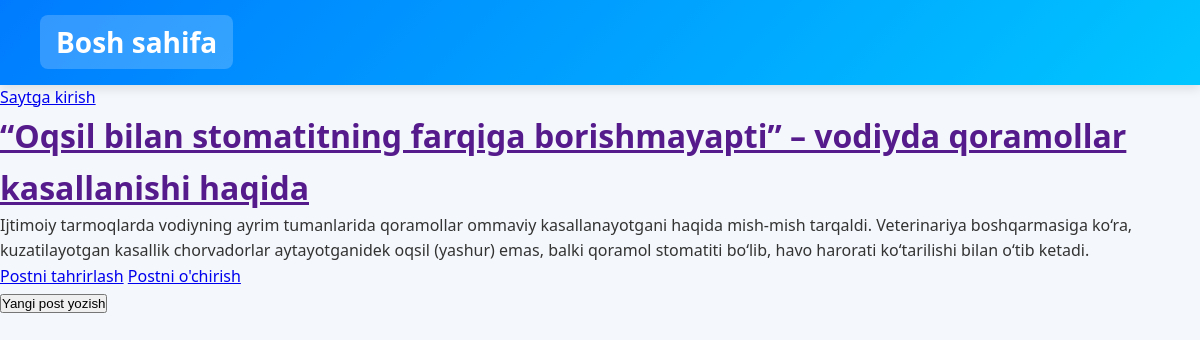
The page /post/8/ on the database its author committed.
### blog/models.py (models this page shows, shortened)
class Post(models.Model):
    title=models.CharField(max_length=200)
    author=models.ForeignKey(
        'auth.User',
        on_delete=models.CASCADE
    )
    body=models.TextField()

### blog/views.py (the view)
# urls.py: path('post/<int:pk>/',BlogDetailView.as_view(),name='post_detail'),
class BlogDetailView(DetailView):
    model=Post
    template_name="post_detail.html"

### templates/post_detail.html
{% extends 'base.html' %}
 {% block content %}
    <div class="post-entry">
        <h1><a href="">{{post.title}}</a></h1>
        <p>{{post.body }}</p>
    </div>
    <a href="{% url 'post_edit' post.pk %}">Postni tahrirlash</a>
    <a href="{% url 'post_delete' post.pk %}">Postni o'chirish</a>
{% endblock content %}

### static/css/base.css (style rules this page uses)
* { margin: 0; padding: 0; box-sizing: border-box; }
body { font-family: 'Segoe UI', Tahoma, sans-serif; background: #f4f7fb; color: #333; line-height: 1.6; }

### rows shown on the page
Post: title "“Oqsil bilan stomatitning farqiga borishmayapti” – vodiyda qoramollar kasallanishi haqida", body "Ijtimoiy tarmoqlarda vodiyning ayrim tumanlarida qoramollar ommaviy kasallanayotgani haqida mish-mish tarqaldi. Veterinariya boshqarmasiga ko‘ra, kuzatilayotgan kasallik chorvadorlar aytayotganidek oqsil (yashur) emas, balki qoramol stomatiti bo‘lib, havo harorati ko‘tarilishi bilan o‘tib ketadi."
